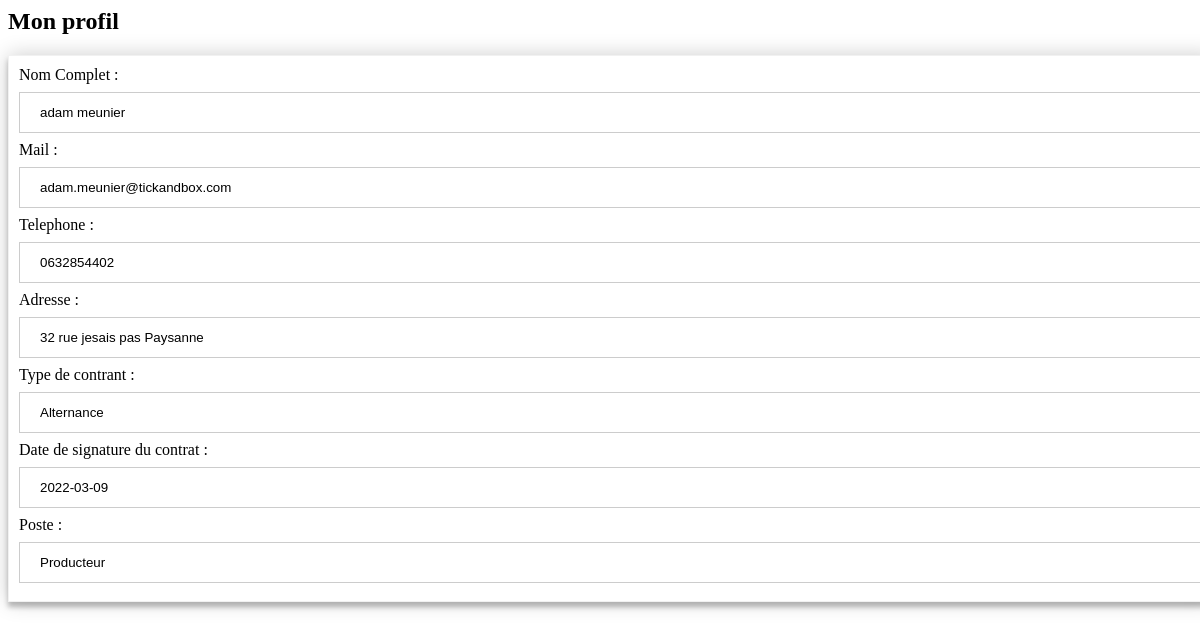
The page /profilTB.php (signed in) on the database its author committed.
### tables this page shows
CREATE TABLE `TandB` (
  `idTB` int(11) NOT NULL,
  `nomComplet` varchar(100) NOT NULL,
  `mail` varchar(100) NOT NULL,
  `telephone` varchar(10) NOT NULL,
  `photo` varchar(200) DEFAULT NULL,
  `adresse` varchar(200) NOT NULL,
  `typeContrat` varchar(100) NOT NULL,
  `DateSignature` date NOT NULL,
  `modeRestraint` tinyint(1) NOT NULL DEFAULT '0',
  `idPoste` int(11) NOT NULL
);

CREATE TABLE `Poste` (
  `idPoste` int(11) NOT NULL,
  `poste` varchar(50) NOT NULL
);

### Include/SourceDonnees.inc.php (called while the page is built, shortened)
<?php
function SGBDConnect()
{
    $db_username = 'root';
    $db_password = 'root';
    $db_name = 'TickAndBox';
    $db_host = 'localhost';
    $db = mysqli_connect($db_host, $db_username, $db_password, $db_name) or die('could not connect to database');
    return $db;
}
function getInfoTB($idTB)
{
    $req = "SELECT * FROM TandB inner join Poste on Poste.idPoste = TandB.idPoste WHERE idTB = $idTB";
    $db = SGBDConnect();
    $res = mysqli_query($db, $req);
    return mysqli_fetch_assoc($res);
}

### profilTB.php (the view, shortened to what this page needs)
<html>
    <head>
        <link rel="stylesheet" href="style.css" media="screen" type="text/css" />
    </head>
    <body>
<?php
require 'Include/SourceDonnees.inc.php';
require 'Include/helpersLibrary.inc.php';
?>
<h2>Mon profil</h2>
 <?php
$employe = getInfoTB($_SESSION['id']);
echo '<form name="formAddClient" method="post">';
echo formInputText2('Nom Complet', 'Name', 'Name', $employe['nomComplet'], 50, 2, 50, 10, true, true);
echo formInputText2('Mail', 'mail', 'mail', $employe['mail'], 50, 2, 150, 30, true, true);
echo formInputText2('Telephone', 'phone', 'phone', $employe['telephone'], 10, 10, 10, 40, true, false);
echo formInputText2('Adresse', 'adress', 'adress', $employe['adresse'], 50, 2, 250, 50, true, false);
echo formInputText2('Type de contrant', 'contrat', 'contrat', $employe['typeContrat'], 50, 2, 50, 60, true, false);
echo formInputText2('Date de signature du contrat', 'dateSignature', 'dateSignature', $employe['DateSignature'], 50, 2, 50, 70, true, false);
echo formInputText2('Poste', 'poste', 'poste', $employe['poste'], 50, 2, 50, 80, true, false);
?>
</body>
</html>

### Include/helpersLibrary.inc.php (shortened to what this page needs)
<?php
function formInputText2($leLabel, $leNom, $id, $valeur, $taille,$longueurmin,$longueurMax, $tabIndex, $lectureSeule,$obligation= null, $placeholder = null)
{
    $codeHTML = '<label for="' . $id . '">' . $leLabel . ' : </label> '
         . '<input type="text" name="' . $leNom . '"id="' . $id . '"size="' . $taille . '"'
         . 'maxlength="' . $longueurMax . '" minlength="'.$longueurmin.'" value="' . $valeur . '" tabIndex="' . $tabIndex . '"';
    if ($lectureSeule == true)
    {
        $codeHTML = $codeHTML . ' readonly="readonly" ';
    }
    if($obligation==true)
    {
         $codeHTML = $codeHTML . ' required="required" ';
    }
    $codeHTML = $codeHTML . '/>';
    $codeHTML = $codeHTML.'<br>';
    return $codeHTML;
}
?>

### style.css (style rules this page uses)
form { width:100%; padding: 10px; border: 1px solid #f1f1f1; box-shadow: 0 0 20px 0 rgba(0, 0, 0, 0.2), 0 5px 5px 0 rgba(0, 0, 0, 0.24); }
input[type=text], input[type=password] { width: 100%; padding: 12px 20px; margin: 8px 0; display: inline-block; border: 1px solid #ccc; box-sizing: border-box; }

### rows shown on the page
tandb: Name "adam meunier", mail "adam.meunier@tickandbox.com", phone "0632854402", adress "32 rue jesais pas Paysanne", contrat "Alternance", dateSignature "2022-03-09", poste "Producteur"

### other values the page prints
$leLabel "Nom Complet Mail Telephone Adresse Type de contrant Date de signature du contrat Poste"
